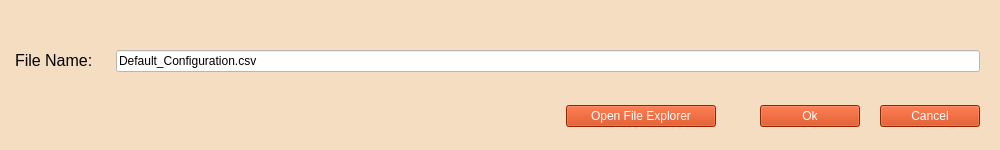
<?xml version="1.0" encoding="UTF-8"?>
<ui version="4.0">
 <class>File_Name_Window</class>
 <widget class="QMainWindow" name="File_Name_Window">
  <property name="geometry">
   <rect>
    <x>0</x>
    <y>0</y>
    <width>1000</width>
    <height>150</height>
   </rect>
  </property>
  <property name="sizePolicy">
   <sizepolicy hsizetype="Fixed" vsizetype="Fixed">
    <horstretch>0</horstretch>
    <verstretch>0</verstretch>
   </sizepolicy>
  </property>
  <property name="minimumSize">
   <size>
    <width>1000</width>
    <height>150</height>
   </size>
  </property>
  <property name="maximumSize">
   <size>
    <width>1000</width>
    <height>150</height>
   </size>
  </property>
  <property name="focusPolicy">
   <enum>Qt::StrongFocus</enum>
  </property>
  <property name="windowTitle">
   <string>Filename Editor</string>
  </property>
  <property name="windowIcon">
   <iconset>
    <normaloff>../../../Media_Resources/EWAS_Logo/EWAS_Logo_1.svg</normaloff>../../../Media_Resources/EWAS_Logo/EWAS_Logo_1.svg</iconset>
  </property>
  <property name="styleSheet">
   <string notr="true">font: 12pt &quot;MS Shell Dlg 2&quot;;
				background-color: rgb(244, 221, 192);
				color:rgb(0, 0, 0);
			</string>
  </property>
  <widget class="QWidget" name="filename_centralwidget">
   <layout class="QFormLayout" name="formLayout">
    <property name="horizontalSpacing">
     <number>20</number>
    </property>
    <property name="verticalSpacing">
     <number>20</number>
    </property>
    <property name="leftMargin">
     <number>15</number>
    </property>
    <property name="topMargin">
     <number>50</number>
    </property>
    <property name="rightMargin">
     <number>20</number>
    </property>
    <item row="0" column="0">
     <widget class="QLabel" name="filename_Label">
      <property name="text">
       <string>&lt;html&gt;&lt;head/&gt;&lt;body&gt;&lt;p&gt;&lt;span style=&quot; font-size:12pt;&quot;&gt;File
								Name:&lt;/span&gt;&lt;/p&gt;&lt;/body&gt;&lt;/html&gt;
							</string>
      </property>
     </widget>
    </item>
    <item row="0" column="1">
     <widget class="QLineEdit" name="filename_lineEdit">
      <property name="styleSheet">
       <string notr="true">font: 12pt &quot;MS Shell Dlg 2&quot;;
								background-color: rgb(255, 255, 255);
							</string>
      </property>
      <property name="text">
       <string>Default_Configuration.csv</string>
      </property>
     </widget>
    </item>
    <item row="1" column="1">
     <layout class="QHBoxLayout" name="horizontalLayout">
      <property name="leftMargin">
       <number>450</number>
      </property>
      <property name="rightMargin">
       <number>0</number>
      </property>
      <item>
       <widget class="QPushButton" name="pushButton">
        <property name="minimumSize">
         <size>
          <width>150</width>
          <height>0</height>
         </size>
        </property>
        <property name="styleSheet">
         <string notr="true">background-color: rgb(204, 51, 0);
font: 75 12pt &quot;MS Shell Dlg 2&quot;;
color: rgb(255, 255, 255);</string>
        </property>
        <property name="text">
         <string>Open File Explorer</string>
        </property>
        <property name="checkable">
         <bool>false</bool>
        </property>
       </widget>
      </item>
      <item>
       <spacer name="verticalSpacer_2">
        <property name="orientation">
         <enum>Qt::Vertical</enum>
        </property>
        <property name="sizeHint" stdset="0">
         <size>
          <width>20</width>
          <height>40</height>
         </size>
        </property>
       </spacer>
      </item>
      <item>
       <spacer name="verticalSpacer">
        <property name="orientation">
         <enum>Qt::Vertical</enum>
        </property>
        <property name="sizeHint" stdset="0">
         <size>
          <width>20</width>
          <height>40</height>
         </size>
        </property>
       </spacer>
      </item>
      <item>
       <widget class="QPushButton" name="filename_OK_button">
        <property name="minimumSize">
         <size>
          <width>100</width>
          <height>0</height>
         </size>
        </property>
        <property name="maximumSize">
         <size>
          <width>100</width>
          <height>16777215</height>
         </size>
        </property>
        <property name="baseSize">
         <size>
          <width>100</width>
          <height>0</height>
         </size>
        </property>
        <property name="styleSheet">
         <string notr="true">background-color:rgb(204, 51, 0);
										color: rgb(255, 255, 255);
										font: 12pt &quot;MS Shell Dlg 2&quot;;
									</string>
        </property>
        <property name="text">
         <string>Ok</string>
        </property>
        <property name="autoDefault">
         <bool>true</bool>
        </property>
       </widget>
      </item>
      <item>
       <widget class="QPushButton" name="filename_CANCEL_button">
        <property name="minimumSize">
         <size>
          <width>100</width>
          <height>0</height>
         </size>
        </property>
        <property name="maximumSize">
         <size>
          <width>100</width>
          <height>16777215</height>
         </size>
        </property>
        <property name="baseSize">
         <size>
          <width>100</width>
          <height>0</height>
         </size>
        </property>
        <property name="styleSheet">
         <string notr="true">background-color:rgb(204, 51, 0);
										color: rgb(255, 255, 255);
										font: 12pt &quot;MS Shell Dlg 2&quot;;
									</string>
        </property>
        <property name="text">
         <string>Cancel</string>
        </property>
       </widget>
      </item>
     </layout>
    </item>
   </layout>
  </widget>
 </widget>
 <resources/>
 <connections/>
</ui>
